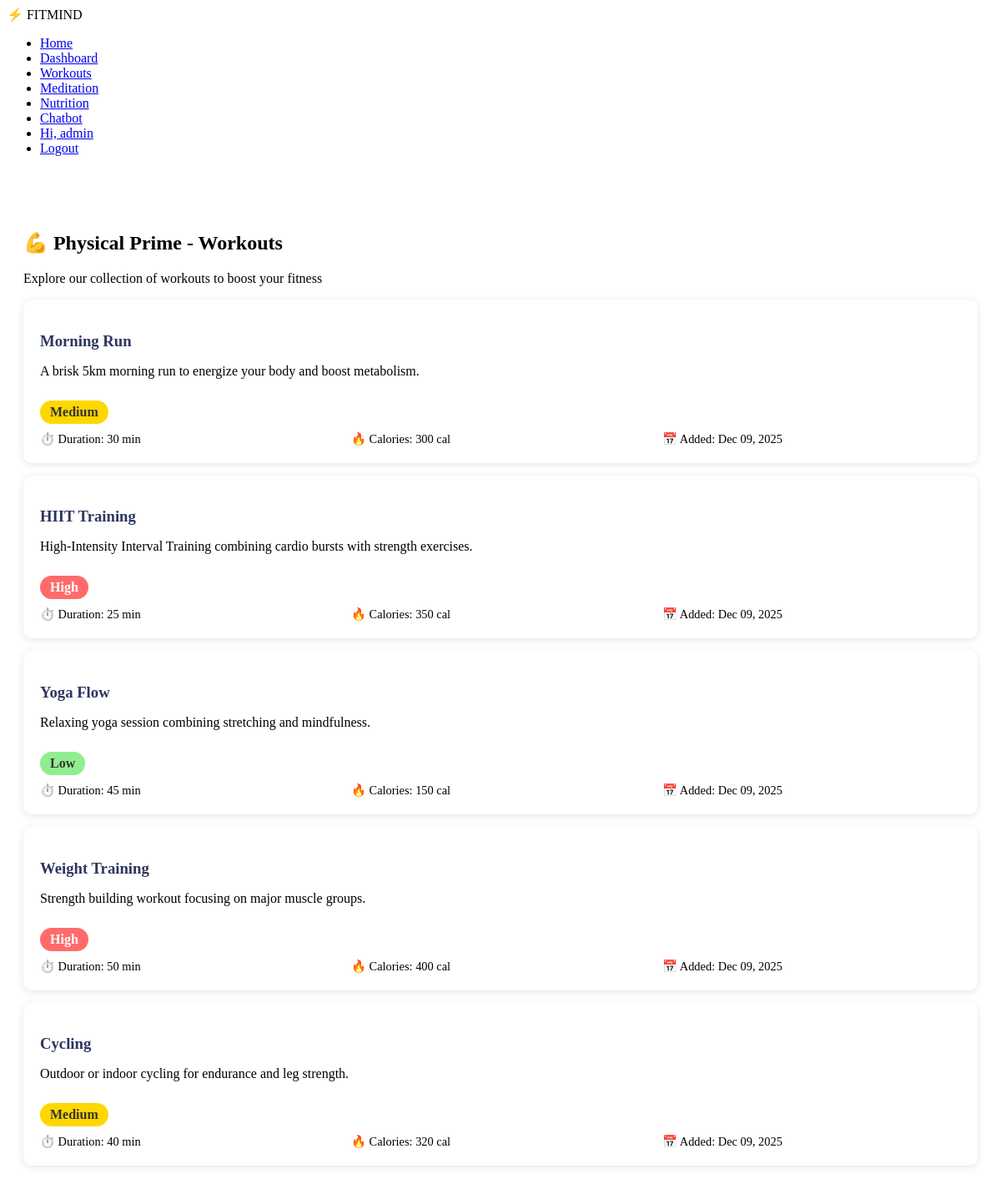
The app's page /workouts/ (signed in) with its own data.
### maini/models.py (models this page shows, shortened)
class Workout(models.Model):
    INTENSITY_CHOICES = [
        ('low', 'Low'),
        ('medium', 'Medium'),
        ('high', 'High'),
    ]
    name = models.CharField(max_length=100)
    description = models.TextField()
    intensity = models.CharField(max_length=10, choices=INTENSITY_CHOICES)
    duration_minutes = models.IntegerField(validators=[MinValueValidator(1)])
    calories_burned = models.IntegerField(validators=[MinValueValidator(0)])
    image = models.ImageField(upload_to='workouts/', null=True, blank=True)
    created_at = models.DateTimeField(auto_now_add=True)
    updated_at = models.DateTimeField(auto_now=True)

### maini/views.py (the view)
# urls.py: path('workouts/', workouts, name='workouts'),
def workouts(request):
    workout_list = Workout.objects.all()
    return render(request, 'workouts.html', {'workouts': workout_list})

### maini/templates/workouts.html (shortened to what this page needs)
{% load static %}
<!DOCTYPE html>
<html lang="en">
<head>
    <link rel="stylesheet" href="{% static 'style.css' %}">
</head>
<body>
    <nav class="navbar">
        <div class="logo">
            <span>⚡</span> FITMIND
        </div>
        <ul class="nav-links">
            <li><a href="{% url 'first' %}">Home</a></li>
            <li><a href="{% url 'dashboard' %}">Dashboard</a></li>
            <li><a href="{% url 'workouts' %}">Workouts</a></li>
            <li><a href="{% url 'meditation' %}">Meditation</a></li>
            <li><a href="{% url 'nutrition' %}">Nutrition</a></li>
            <li><a href="{% url 'chatbot' %}">Chatbot</a></li>
            {% if request.user.is_authenticated %}
                <li><a href="#">Hi, {{ request.user.first_name|default:request.user.username }}</a></li>
                <li><a href="{% url 'logout' %}">Logout</a></li>
            {% else %}
                <li><a href="{% url 'login' %}">Login</a></li>
                <li><a href="{% url 'register' %}">Register</a></li>
            {% endif %}
        </ul>
    </nav>
    <section class="workouts-container">
        <h1>💪 Physical Prime - Workouts</h1>
        <p>Explore our collection of workouts to boost your fitness</p>
        {% if workouts %}
            {% for workout in workouts %}
                <div class="workout-card">
                    <h3>{{ workout.name }}</h3>
                    <p>{{ workout.description }}</p>
                    <span class="intensity-badge intensity-{{ workout.intensity }}">{{ workout.get_intensity_display }}</span>
                    <div class="workout-info">
                        <div>⏱️ Duration: {{ workout.duration_minutes }} min</div>
                        <div>🔥 Calories: {{ workout.calories_burned }} cal</div>
                        <div>📅 Added: {{ workout.created_at|date:"M d, Y" }}</div>
                    </div>
                </div>
            {% endfor %}
        {% else %}
            <p>No workouts available yet.</p>
        {% endif %}
    </section>
</body>
</html>

### maini/templates/workouts.html (style rules this page uses)
.workouts-container { max-width: 1200px; margin: 50px auto; padding: 20px; }
.workout-card { background: white; border-radius: 10px; padding: 20px; margin: 15px 0; box-shadow: 0 2px 10px rgba(0,0,0,0.1); }
.workout-card h3 { color: #2d3561; margin-bottom: 10px; }
.workout-info { display: grid; grid-template-columns: 1fr 1fr 1fr; gap: 15px; margin-top: 10px; font-size: 0.9em; }
.intensity-badge { display: inline-block; padding: 5px 12px; border-radius: 20px; font-weight: 600; margin-top: 10px; }
.intensity-low { background-color: #90EE90; color: #333; }
.intensity-medium { background-color: #FFD700; color: #333; }
.intensity-high { background-color: #FF6B6B; color: white; }

### records on screen
Workout: name "Morning Run", description "A brisk 5km morning run to energize your body and boost metabolism.", intensity "Medium", duration_minutes "30", calories_burned "300", created_at "Dec 09, 2025"
Workout: name "HIIT Training", description "High-Intensity Interval Training combining cardio bursts with strength exercises.", intensity "High", duration_minutes "25", calories_burned "350", created_at "Dec 09, 2025"
Workout: name "Yoga Flow", description "Relaxing yoga session combining stretching and mindfulness.", intensity "Low", duration_minutes "45", calories_burned "150", created_at "Dec 09, 2025"
Workout: name "Weight Training", description "Strength building workout focusing on major muscle groups.", intensity "High", duration_minutes "50", calories_burned "400", created_at "Dec 09, 2025"
Workout: name "Cycling", description "Outdoor or indoor cycling for endurance and leg strength.", intensity "Medium", duration_minutes "40", calories_burned "320", created_at "Dec 09, 2025"

### other values on screen
{{ request.user.first_name|default:request.user.username }} "admin"
